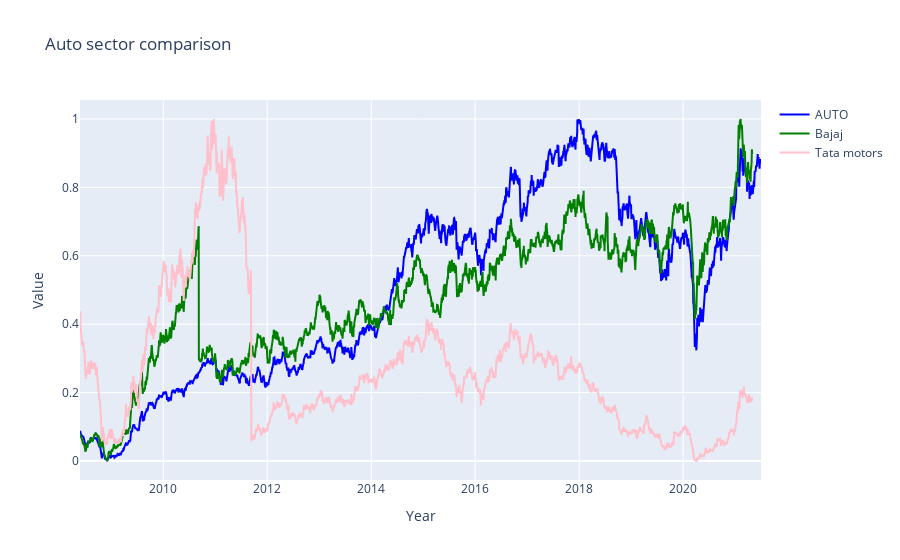

Notebook code cell kept with this figure:
### Markdown cell above
## BAJAJ-Auto and TATAMOTORS vs AUTO index(benchmark)

### Code cell
bajaj_df = pd.read_csv("../datasets/companies/BAJAJ-AUTO.csv")
start = bajaj_df[bajaj_df['Date']=='2008-05-26'].index[0]
bajaj_df = bajaj_df[start:]

tatamotors_df = pd.read_csv("../datasets/companies/TATAMOTORS.csv")
start = tatamotors_df[tatamotors_df['Date']=='2008-05-26'].index[0]
tatamotors_df = tatamotors_df[start:]

norm1 = normalize(niftyAuto_df[niftyAuto_df['Date']>='2008-05-26'])
norm2 = normalize(bajaj_df)
norm3 = normalize(tatamotors_df)


fig = go.Figure()
        

fig.add_trace(go.Scatter(
         y=norm1['Close'],
         x=norm1['Date'],
        name='AUTO',
        line=dict(color='blue'),
    opacity=1))        

fig.add_trace(go.Scatter(
         x=norm2['Date'],
         y=norm2['Close'],
        name='Bajaj',
        line=dict(color='green'),
    opacity=1))

fig.add_trace(go.Scatter(
         x=norm3['Date'],
         y=norm3['Close'],
        name='Tata motors',
        line=dict(color='pink'),
    opacity=1))
    
fig.update_layout(title_text="Auto sector comparison", xaxis_title = 'Year', yaxis_title='Value')

fig.show()

### Figure 1 — Plotly figure (JSON) as saved in the notebook; plotly's stock layout.template omitted (floating-point values rounded to 4 significant figures; data arrays with more than 128 entries replaced by an {"elided": "..."} marker saying what was removed)
{"data": [{"line": {"color": "blue"}, "name": "AUTO", "opacity": 1, "type": "scatter", "x": {"elided": "3245 str values"}, "y": {"elided": "3245 float values"}}, {"line": {"color": "green"}, "name": "Bajaj", "opacity": 1, "type": "scatter", "x": {"elided": "3202 str values"}, "y": {"elided": "3202 float values"}}, {"line": {"color": "pink"}, "name": "Tata motors", "opacity": 1, "type": "scatter", "x": {"elided": "3202 str values"}, "y": {"elided": "3202 float values"}}], "layout": {"title": {"text": "Auto sector comparison"}, "xaxis": {"title": {"text": "Year"}}, "yaxis": {"title": {"text": "Value"}}}}
